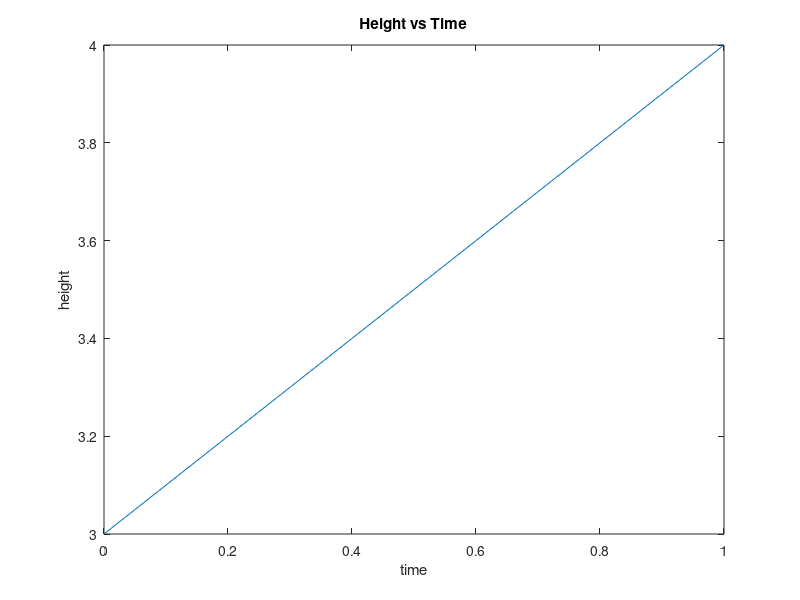

Reproduce this figure in MATLAB.
clear
clc
% Created by Xiang Guo

x=2;
y=1.5;
h=y*x;
t=(0:0.1:1);
result = x*y+t;
length_t = length(t)
a = result(10)
plot(t, result)
title 'Height vs Time'
xlabel 'time'
ylabel 'height'